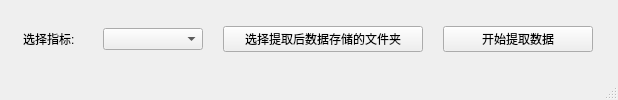
<?xml version="1.0" encoding="UTF-8"?>
<ui version="4.0">
 <class>ExtractDataWindow</class>
 <widget class="QMainWindow" name="ExtractDataWindow">
  <property name="geometry">
   <rect>
    <x>0</x>
    <y>0</y>
    <width>618</width>
    <height>100</height>
   </rect>
  </property>
  <property name="windowTitle">
   <string>MainWindow</string>
  </property>
  <widget class="QWidget" name="centralwidget">
   <layout class="QGridLayout" name="gridLayout">
    <item row="0" column="0">
     <widget class="QLabel" name="label">
      <property name="maximumSize">
       <size>
        <width>60</width>
        <height>16777215</height>
       </size>
      </property>
      <property name="text">
       <string>选择指标:</string>
      </property>
     </widget>
    </item>
    <item row="0" column="1">
     <widget class="QComboBox" name="chooseValue_comboBox">
      <property name="maximumSize">
       <size>
        <width>100</width>
        <height>16777215</height>
       </size>
      </property>
     </widget>
    </item>
    <item row="0" column="2">
     <widget class="QPushButton" name="chooseDir_pushButton">
      <property name="maximumSize">
       <size>
        <width>200</width>
        <height>16777215</height>
       </size>
      </property>
      <property name="text">
       <string>选择提取后数据存储的文件夹</string>
      </property>
     </widget>
    </item>
    <item row="0" column="3">
     <widget class="QPushButton" name="startExtractData_pushButton">
      <property name="maximumSize">
       <size>
        <width>150</width>
        <height>16777215</height>
       </size>
      </property>
      <property name="text">
       <string>开始提取数据</string>
      </property>
     </widget>
    </item>
   </layout>
  </widget>
  <widget class="QMenuBar" name="menubar">
   <property name="geometry">
    <rect>
     <x>0</x>
     <y>0</y>
     <width>618</width>
     <height>23</height>
    </rect>
   </property>
  </widget>
  <widget class="QStatusBar" name="statusbar"/>
 </widget>
 <resources/>
 <connections/>
</ui>
